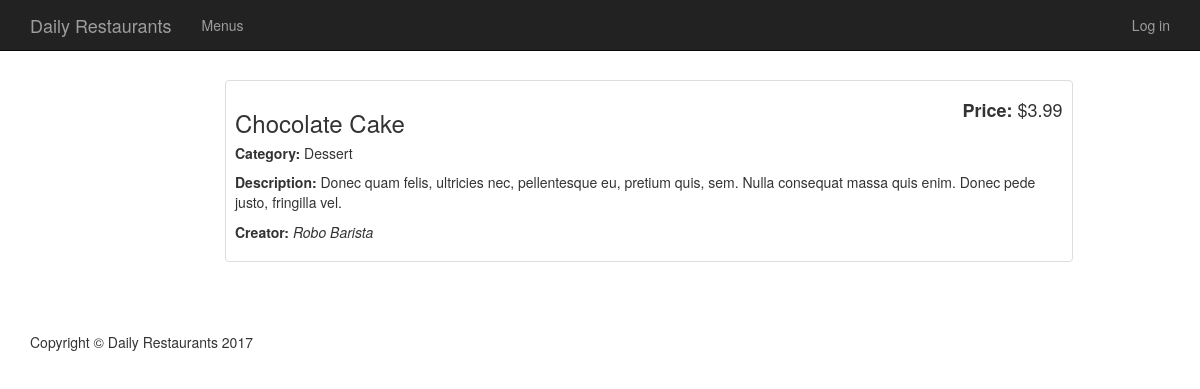
/menu/3, run on the app's committed database.
### models.py (models this page shows, shortened)
class MenuItem(Base):
    __tablename__ = 'menuItem'
    name = Column(String(20), nullable=False)
    description = Column(String(), nullable=False)
    category = Column(String(20), nullable=False)
    price = Column(String(8), nullable=False)
    id = Column(Integer, nullable=False, primary_key=True)
    restaurant_id = Column(Integer, ForeignKey('restaurant.id'))
    restaurant = relationship(Restaurant, backref=backref(
        "menuItem", cascade="all, delete"))
    user_id = Column(Integer, ForeignKey('user.id'))
    user = relationship(User)

class User(Base):
    __tablename__ = 'user'
    name = Column(String(20), nullable=False)
    picture = Column(String(250), nullable=True)
    email = Column(String(250), nullable=False)
    id = Column(Integer, nullable=False, primary_key=True)

### __init__.py (the view)
@app.route('/menu/<int:menu_id>')
def showMenuItem(menu_id):
    menuItem = session.query(MenuItem).filter_by(id=menu_id).one()
    creator = getUserInfo(menuItem.user_id)
    return render_template('item.html', item=menuItem,
                           creator=creator)

### __init__.py (called while the page is built)
def getUserInfo(user_id):
    user = session.query(User).filter_by(
        id=user_id).one()
    return user

### templates/item.html
{% extends "base.html" %}
{% block content %}
    <div class="container padding-container">
        <div class="row">
            <div class=" col-md-offset-2 col-md-9">
                <div class="thumbnail">
                    <div class="caption-full">
                        <h4 class="pull-right"><strong>Price: </strong>{{ item.price | safe }}</h4>
                        <h3>{{ item.name | safe }}</h3>
                        <h5><strong>Category: </strong>{{ item.category | safe }}</h5>
                        <p><strong>Description: </strong>{{ item.description | safe }}</p>
                        <p><strong>Creator: </strong><i>{{ creator.name | safe }}</i></p>
                    </div>
                </div>
            </div>
        </div>
    </div>
{% endblock %}

### static/css/base-style.css (style rules this page uses)
body { margin-top: 50px; }
.padding-container { padding-top: 30px !important; }
.thumbnail { padding: 0; }
.thumbnail .caption-full { padding: 9px; color: #333; }

### data on the page
MenuItem: price "$3.99", name "Chocolate Cake", category "Dessert", description "Donec quam felis, ultricies nec, pellentesque eu, pretium quis, sem. Nulla consequat massa quis enim. Donec pede justo, fringilla vel."
User: name "Robo Barista"
